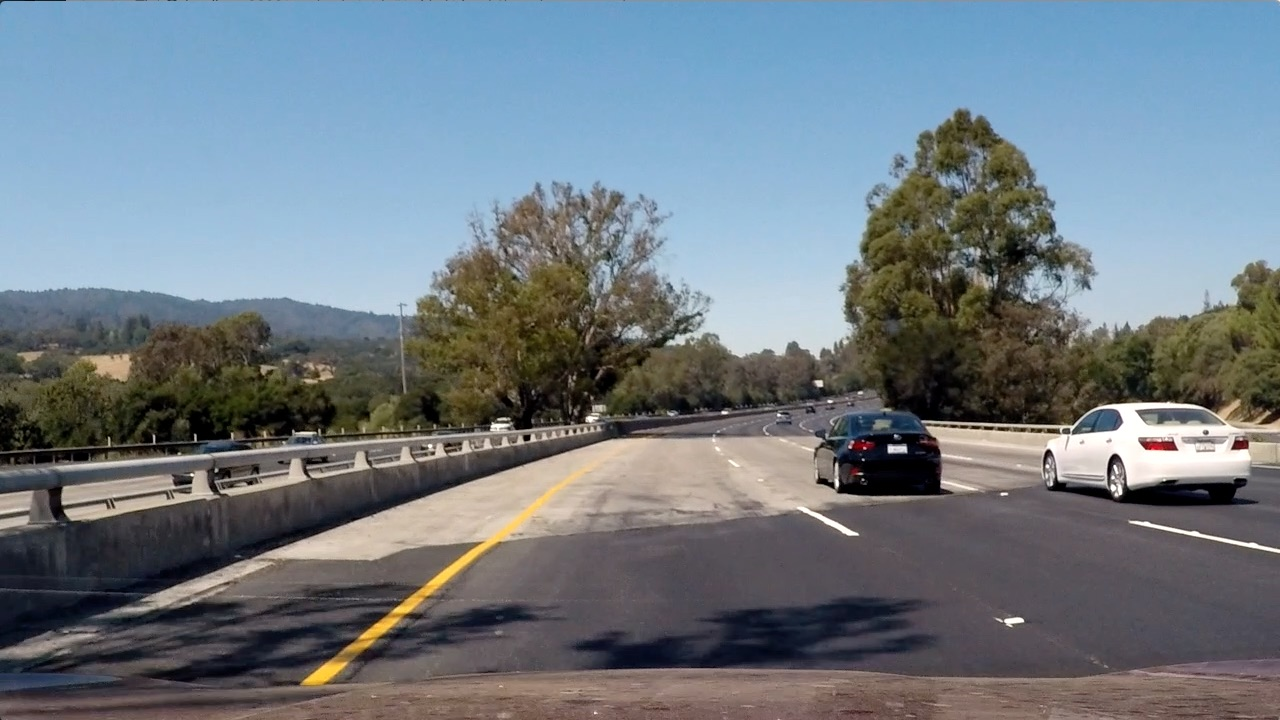
#> input picture test_images/test4.jpg, 1280 x 720 px
$ jupyter execute --allow-errors 'Vehicle Detection And Tracking.ipynb'   (shell and % lines are left out)   (older library calls are emulated)
#> lines starting #> are read from the running program, lines starting #| are printed output that depends on the picture
### Import all the required Python packages

[cell 1]
import numpy as np
import cv2
import matplotlib.pyplot as plt
import matplotlib.image as mpimg
from mpl_toolkits.mplot3d import Axes3D
from skimage.feature import hog
from sklearn import grid_search
from sklearn import svm
from sklearn.preprocessing import StandardScaler
from sklearn.model_selection import train_test_split
import glob
import time
from sklearn.svm import LinearSVC
from scipy.ndimage.measurements import label

#### Few Useful functions that we will be using down the line

[cell 2]
# Few useful functions

'''
Takes an image and a list of top left and bottom right corners to draw boxes on the image
'''
# [8 lines left out: function draw_boxes, not called in this run]


'''Resize an image '''
def image_resize(img, size):
    resized_img = cv2.resize(img, size)
    return resized_img

# Get feature vector of an image

def getFeatureVector(img):
    feature_vec = img.ravel()
    return feature_vec


''' Create training and test sets'''

# [12 lines left out: function createTrainingAndTest, not called in this run]


'''Convert image to color '''
# [11 lines left out: function convert_color, not called in this run]

#### Load Training and test data

[cell 3]
notcars = glob.glob('non-vehicles/*/*.png')
cars = glob.glob('vehicles/*/*.png')

print(len(notcars))
print(len(cars))

#### Print few samples of data available

[cell 4]
fig, axs = plt.subplots(2,4, figsize=(10, 10))
fig.subplots_adjust(hspace = .2, wspace=.001)
axs = axs.ravel()
#> (the rest of this cell did not finish here and is left out)

#### Test Image

Below I am importing an image to test my pipeline

[cell 5]
image = mpimg.imread('test_images/test4.jpg')
#> image is the input picture: shape (720, 1280, 3); mean R, G, B 112.2, 122.7, 130.9
plt.imshow(image)

#### Spacial Binning of the image

Below function performs spacial binning for the image.

[cell 6]
# [13 lines left out: function bin_spatial, not called in this run]

#### Below function returns color histogram features of the image

[cell 7]
# [9 lines left out: function color_hist, not called in this run]

#### HOG Features

This function will extract the HOG features of the image

[cell 8]
# Define a function to return HOG features and visualization
# [12 lines left out: function get_hog_features, not called in this run]

#> (a cell that did not finish here is left out)

#### Function to extract features

[cell 10]
# Define a function to extract features from a list of images
# Have this function call bin_spatial() and color_hist()
def extract_features(imgs, color_space='RGB', spatial_size=(32, 32),
                        hist_bins=32, orient=9,
                        pix_per_cell=8, cell_per_block=2, hog_channel=0,
                        spatial_feat=True, hist_feat=True, hog_feat=True):
    # Create a list to append feature vectors to
    features = []
    # Iterate through the list of images
    for file in imgs:
        file_features = []
        # Read in each one by one
        image = mpimg.imread(file)
        # apply color conversion if other than 'RGB'
        if color_space != 'RGB':
            if color_space == 'HSV':
                feature_image = cv2.cvtColor(image, cv2.COLOR_RGB2HSV)
            elif color_space == 'LUV':
                feature_image = cv2.cvtColor(image, cv2.COLOR_RGB2LUV)
            elif color_space == 'HLS':
                feature_image = cv2.cvtColor(image, cv2.COLOR_RGB2HLS)
            elif color_space == 'YUV':
                feature_image = cv2.cvtColor(image, cv2.COLOR_RGB2YUV)
            elif color_space == 'YCrCb':
                feature_image = cv2.cvtColor(image, cv2.COLOR_RGB2YCrCb)
        else: feature_image = np.copy(image)

        if spatial_feat == True:
            spatial_features = bin_spatial(feature_image, size=spatial_size)
            file_features.append(spatial_features)
        if hist_feat == True:
            # Apply color_hist()
            hist_features = color_hist(feature_image, nbins=hist_bins)
            file_features.append(hist_features)
        if hog_feat == True:
        # Call get_hog_features() with vis=False, feature_vec=True
            if hog_channel == 'ALL':
                hog_features = []
                for channel in range(feature_image.shape[2]):
                    hog_features.append(get_hog_features(feature_image[:,:,channel],
                                        orient, pix_per_cell, cell_per_block,
                                        vis=False, feature_vec=True))
                hog_features = np.ravel(hog_features)
            else:
                hog_features = get_hog_features(feature_image[:,:,hog_channel], orient,
                            pix_per_cell, cell_per_block, vis=False, feature_vec=True)
            # Append the new feature vector to the features list
            file_features.append(hog_features)
        features.append(np.concatenate(file_features))
    # Return list of feature vectors
    return features

#### Prepare Training and Test data

Below section prepares the Training and Test data from the image names loaded earlier

[cell 11]
''' This function will get image features and create Training and test sets'''
def createTrainingAndTest(car_features, notcar_features, rand_state):
    # Define a labels vector based on features lists
    y = np.hstack((np.ones(len(car_features)),
                   np.zeros(len(notcar_features))))
    X = np.vstack((car_features, notcar_features)).astype(np.float64)
    # Fit a per-column scaler
    X_scaler = StandardScaler().fit(X)
    # Apply the scaler to X
    scaled_X = X_scaler.transform(X)
    X_train, X_test, y_train, y_test = train_test_split(
        scaled_X, y, test_size=0.2, random_state=rand_state)
    return X_train, X_test, y_train, y_test, X_scaler

[cell 12]
color_space = 'YUV'  # Can be RGB, HSV, LUV, HLS, YUV, YCrCb
orient = 9  # HOG orientations
pix_per_cell = 8  # HOG pixels per cell
cell_per_block = 2  # HOG cells per block
hog_channel = "ALL"  # Can be 0, 1, 2, or "ALL"
spatial_size = (16, 16)  # Spatial binning dimensions
hist_bins = 16  # Number of histogram bins
spatial_feat = True  # Spatial features on or off
hist_feat = True  # Histogram features on or off
hog_feat = True  # HOG features on or off
y_start_stop = [400, 720]  # Min and max in y to search in slide_window()

[cell 13]
car_features = extract_features(cars, color_space=color_space,
                                    spatial_size=spatial_size, hist_bins=hist_bins,
                                    orient=orient, pix_per_cell=pix_per_cell,
                                    cell_per_block=cell_per_block,
                                    hog_channel=hog_channel, spatial_feat=spatial_feat,
                                    hist_feat=hist_feat, hog_feat=hog_feat)
notcar_features = extract_features(notcars, color_space=color_space,
                                    spatial_size=spatial_size, hist_bins=hist_bins,
                                    orient=orient, pix_per_cell=pix_per_cell,
                                    cell_per_block=cell_per_block,
                                    hog_channel=hog_channel, spatial_feat=spatial_feat,
                                    hist_feat=hist_feat, hog_feat=hog_feat)

from sklearn.utils import shuffle
car_features = shuffle(car_features, random_state=42)
notcar_features = shuffle(notcar_features, random_state=42)

[cell 14]
#rand_state = np.random.randint(0, 100)
rand_state = 42

#> (the rest of this cell did not finish here and is left out)

#### Training the classifier

In this section, i am training a LinearSVC classifier using the training data created in the previous section

[cell 15]
svc = LinearSVC()
# Check the training time for the SVC
t = time.time()
#> (the rest of this cell did not finish here and is left out)

The test accuracy of the model is 98.96. Now this model will be used to detect cars in the image in the next section.

#### Function to detect cars using the classifier

First, I am defining few helper functions to make the task easier. These functions will use heatmaps and threasholds to weed out the false possitives and multiple detections.


[cell 16]
# [33 lines left out: functions add_heat, apply_threshold, draw_labeled_bboxes, not called in this run]

Below function will utilize the previously trained LinearSVC to detect the Cars. This will use a sliding window method for a pre defined area of the image to detect the possible cars.

[cell 17]
# [18 lines left out: function drawFinal, not called in this run]

[cell 18]
# Define a single function that can extract features using hog sub-sampling and make predictions
# [70 lines left out: function find_cars, not called in this run]

[cell 19]
plt.title('Original')
plt.imshow(image)
plt.show()

ystart = 400
ystop = 720
scale = 1.6


#> (the rest of this cell did not finish here and is left out)

Lets try few more test images

[cell 20]
image1 = mpimg.imread('test_images/test1.jpg')
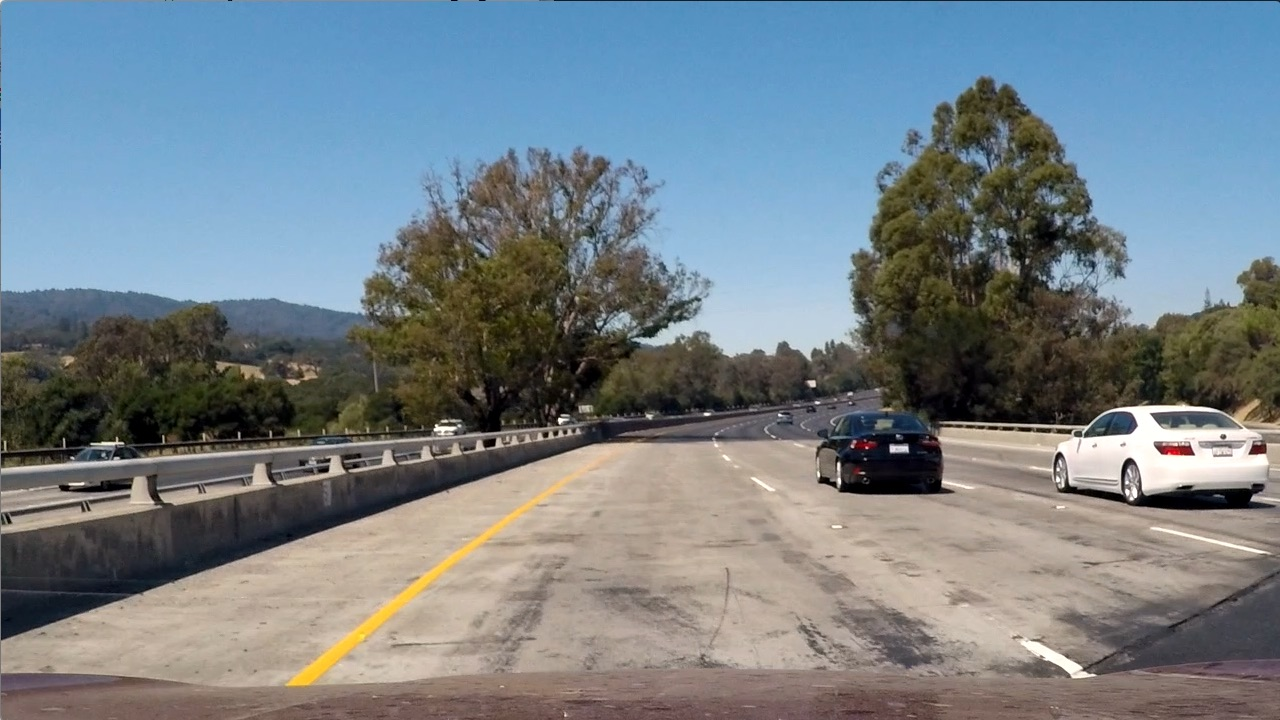
#> input picture test_images/test1.jpg, 1280 x 720 px
#> image1 is the input picture: shape (720, 1280, 3); mean R, G, B 117.5, 128.7, 135.5
plt.imshow(image)


#> (the rest of this cell did not finish here and is left out)

[cell 21]
image2 = mpimg.imread('test_images/test3.jpg')
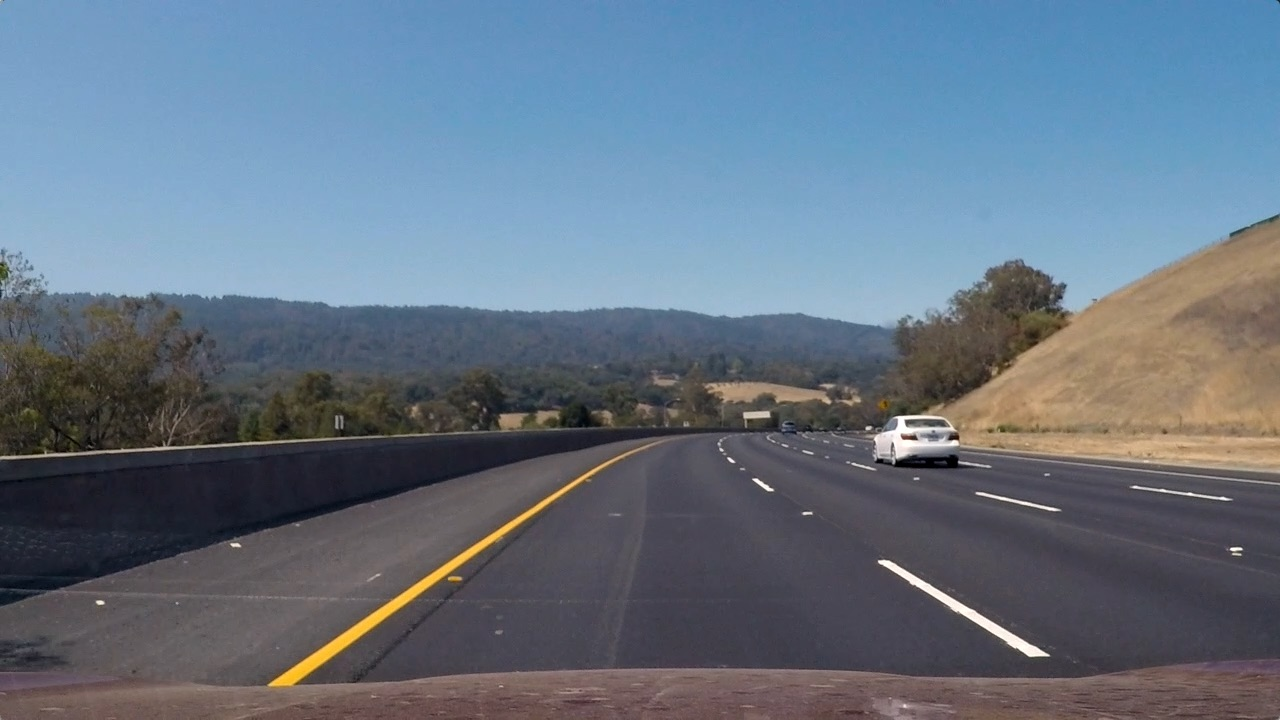
#> input picture test_images/test3.jpg, 1280 x 720 px
#> image2 is the input picture: shape (720, 1280, 3); mean R, G, B 101.1, 115.3, 130.7
plt.imshow(image)

ystart = 400
ystop = 490
scale = .8
threshold=2

#> (the rest of this cell did not finish here and is left out)

In the next example I am trying out an image that does not have a car

[cell 22]
image1 = mpimg.imread('test_images/test2.jpg')
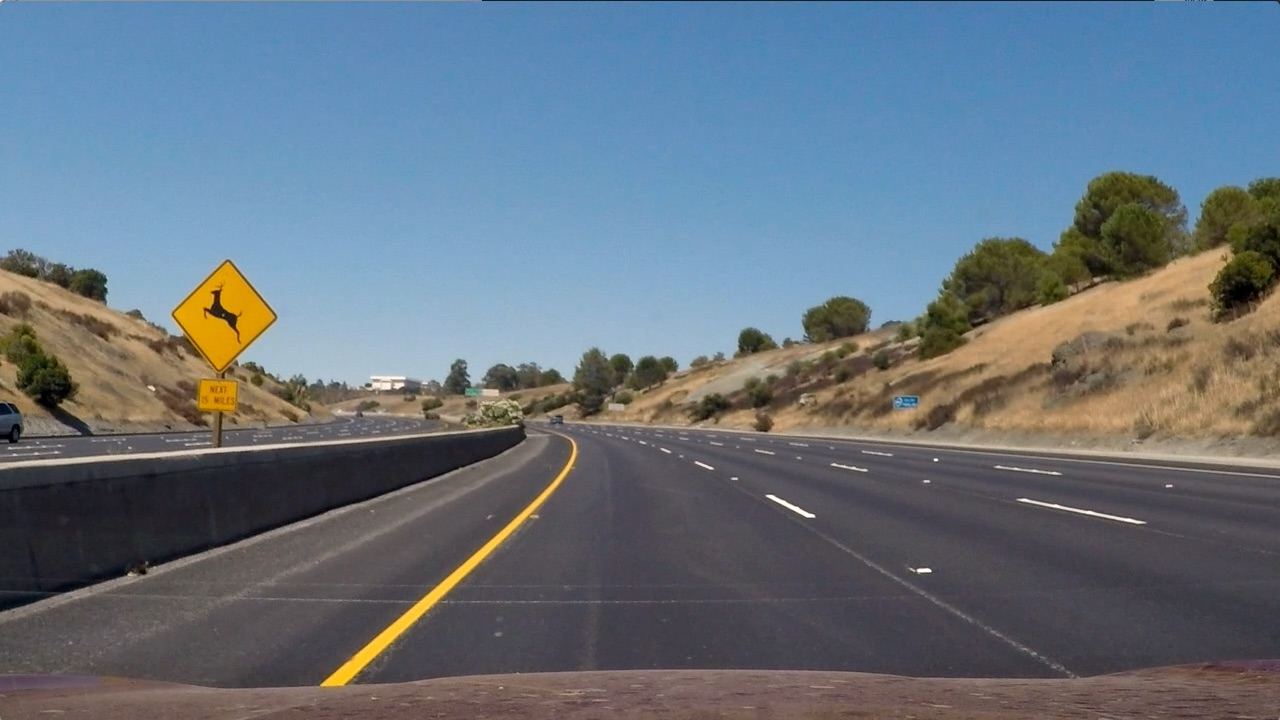
#> input picture test_images/test2.jpg, 1280 x 720 px
#> image1 is the input picture: shape (720, 1280, 3); mean R, G, B 102.8, 114.6, 125.5
plt.imshow(image)

#> (the rest of this cell did not finish here and is left out)
